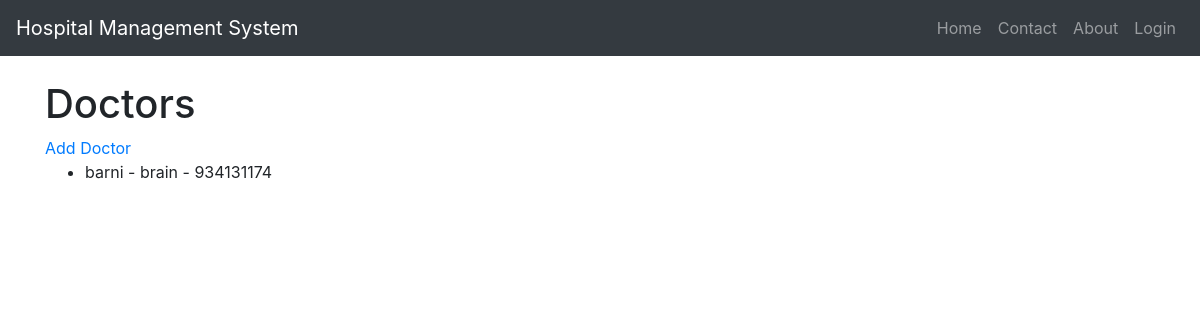
/doctors/, run on an earlier commit of the app's database.
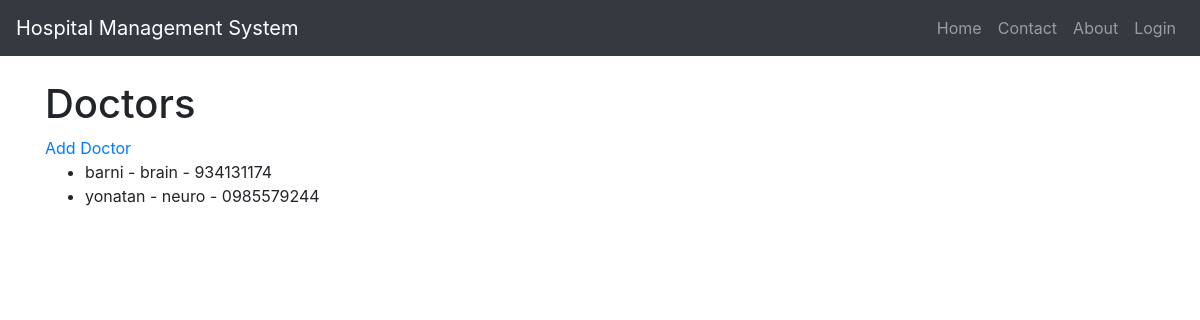
And on a later commit of the database.
### hospital/models.py (models this page shows, shortened)
class Doctor(models.Model):
    name = models.CharField(max_length=50)
    mobile = models.CharField(max_length=15)
    specialization = models.CharField(max_length=50)
    class Meta:
        verbose_name = "Doctor"
        verbose_name_plural = "Doctors"

### hospital/views.py (the view)
# urls.py: path('doctors/', views.doctor_list, name='doctor_list'),
def doctor_list(request):
    doctors = Doctor.objects.all()
    return render(request, 'doctor_list.html', {'doctors': doctors})

### hospital/templates/doctor_list.html
{% extends 'base.html' %}
{% block content %}
<h1>Doctors</h1>
<a href="{% url 'doctor_create' %}">Add Doctor</a>
<ul>
  {% for doctor in doctors %}
    <li>{{ doctor.name }} - {{ doctor.specialization }} - {{ doctor.mobile }}</li>
  {% empty %}
    <li>No doctors found.</li>
  {% endfor %}
</ul>
{% endblock %}

### hospital/templates/base.html (shortened to what this page needs)
{% load static %}
<!DOCTYPE html>
<html lang="en">
<head>
    <link rel="stylesheet" href="https://maxcdn.bootstrapcdn.com/bootstrap/4.5.2/css/bootstrap.min.css" />
    <link rel="stylesheet" href="https://use.fontawesome.com/releases/v5.7.0/css/all.css" />
    <link rel="stylesheet" href="{% static 'css/mystyle.css' %}" />
</head>
<body>
    <nav class="navbar navbar-expand-lg navbar-dark bg-dark">
        <a class="navbar-brand" href="{% url 'home' %}">Hospital Management System</a>
        <div class="collapse navbar-collapse" id="navbarSupportedContent">
            <ul class="navbar-nav ml-auto">
                <li class="nav-item {% if request.resolver_match.url_name == 'home' %}active{% endif %}">
                    <a class="nav-link" href="{% url 'home' %}">Home</a>
                </li>
                <li class="nav-item {% if request.resolver_match.url_name == 'contact' %}active{% endif %}">
                    <a class="nav-link" href="{% url 'contact' %}">Contact</a>
                </li>
                <li class="nav-item {% if request.resolver_match.url_name == 'about' %}active{% endif %}">
                    <a class="nav-link" href="{% url 'about' %}">About</a>
                </li>
                {% if not request.user.is_staff %}
                <li class="nav-item {% if request.resolver_match.url_name == 'login' %}active{% endif %}">
                    <a class="nav-link" href="{% url 'login' %}">Login</a>
                </li>
                {% endif %}
            </ul>
        </div>
    </nav>
    <div class="container mt-4">
        {% block content %}
        {% endblock content %}
    </div>
</body>
</html>

What changed in the data, as far as the page shows it:
added Doctor: name "yonatan", specialization "neuro", mobile "0985579244"
